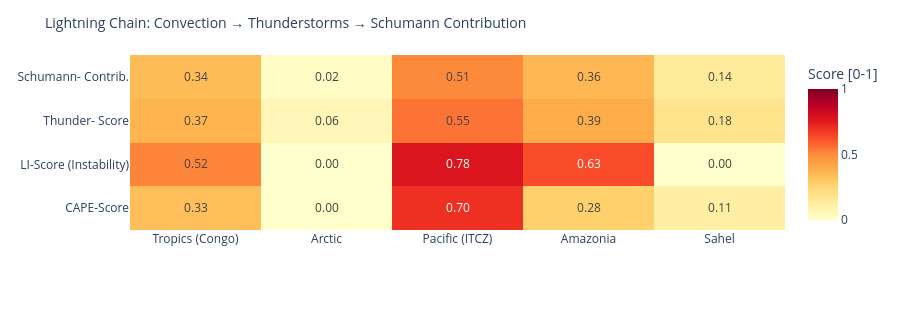

The notebook cell this image was saved under:
### Code cell
# ============================================================
# LIGHTNING CHAIN: Convection → Thunderstorms → Schumann
# Shows the causal chain per measurement point as heatmap
# ============================================================

def cape_score(v):
    """CAPE → normalized score [0,1]"""
    if v is None or pd.isna(v): return 0.0
    return min(1.0, float(v) / 3000)

def li_score(v):
    """Lifted Index: negative = unstable → score [0,1]"""
    if v is None or pd.isna(v): return 0.3
    return min(1.0, max(0.0, (-float(v) + 6) / 12))

def cloud_score(v):
    if v is None or pd.isna(v): return 0.3
    return float(v) / 100

def thunder_score(row):
    """Kombinierter Gewitterwahrscheinlichkeits-Score
    CAPE + LI + Bedeckung + WMO-Gewitter + konvektiver Niederschlag (showers)
    Hinweis: X-Ray und Kp sind kein Bestandteil – nur geomagn./solarer Kontext.
    """
    cs = cape_score(row.get('cape'))
    ls = li_score(row.get('li'))
    cl = cloud_score(row.get('cloud'))
    t  = 1.0 if row.get('thunderstorm') else 0.0
    # Convective precipitation (showers) as additional indicator
    sh = min(1.0, (row.get('showers') or 0) / 5.0)
    return round(cs * 0.30 + ls * 0.25 + cl * 0.15 + t * 0.20 + sh * 0.10, 3)

def schumann_contribution(t_score, lat):
    """Schumann contribution: higher in tropics (±30°), scaled by thunderstorm score"""
    lat_weight = max(0.3, 1.0 - abs(lat) / 60)
    return round(t_score * lat_weight, 3)

df_atm['cape_score']   = df_atm.apply(lambda r: cape_score(r['cape']), axis=1)
df_atm['li_score']     = df_atm.apply(lambda r: li_score(r['li']),    axis=1)
df_atm['thunder_score']= df_atm.apply(lambda r: thunder_score(r.to_dict()), axis=1)
df_atm['schumann_contribution'] = df_atm.apply(
    lambda r: schumann_contribution(r['thunder_score'], r['lat']), axis=1)

metrics = ['cape_score', 'li_score', 'thunder_score', 'schumann_contribution']
labels  = ['CAPE-Score', 'LI-Score\n(Instability)', 'Thunder-\nScore', 'Schumann-\nContrib.']
z_data  = [df_atm[m].tolist() for m in metrics]

fig = go.Figure(go.Heatmap(
    z=z_data,
    x=df_atm['point'].tolist(),
    y=labels,
    colorscale='YlOrRd',
    zmin=0, zmax=1,
    text=[[f'{v:.2f}' for v in row] for row in z_data],
    texttemplate='%{text}', textfont=dict(size=12),
    colorbar=dict(title='Score [0-1]')
))
fig.update_layout(
    title=dict(text='Lightning Chain: Convection → Thunderstorms → Schumann Contribution', font=dict(size=14)),
    height=310,
    plot_bgcolor='rgba(0,0,0,0)', paper_bgcolor='rgba(0,0,0,0)',
    margin=dict(l=130, r=80, t=55, b=80)
)
fig.show()

### Figure 1 — Plotly figure (JSON) as saved in the notebook; plotly's stock layout.template omitted (floating-point values rounded to 4 significant figures)
{"data": [{"colorbar": {"title": {"text": "Score [0-1]"}}, "colorscale": [[0.0, "rgb(255,255,204)"], [0.125, "rgb(255,237,160)"], [0.25, "rgb(254,217,118)"], [0.375, "rgb(254,178,76)"], [0.5, "rgb(253,141,60)"], [0.625, "rgb(252,78,42)"], [0.75, "rgb(227,26,28)"], [0.875, "rgb(189,0,38)"], [1.0, "rgb(128,0,38)"]], "text": [["0.33", "0.00", "0.70", "0.28", "0.11"], ["0.52", "0.00", "0.78", "0.63", "0.00"], ["0.37", "0.06", "0.55", "0.39", "0.18"], ["0.34", "0.02", "0.51", "0.36", "0.14"]], "textfont": {"size": 12}, "texttemplate": "%{text}", "type": "heatmap", "x": ["Tropics (Congo)", "Arctic", "Pacific (ITCZ)", "Amazonia", "Sahel"], "y": ["CAPE-Score", "LI-Score\n(Instability)", "Thunder-\nScore", "Schumann-\nContrib."], "z": [[0.3333, 0.0, 0.6967, 0.2767, 0.1133], [0.5167, 0.0, 0.775, 0.6333, 0.0], [0.366, 0.061, 0.551, 0.391, 0.182], [0.342, 0.018, 0.505, 0.358, 0.143]], "zmax": 1, "zmin": 0}], "layout": {"height": 310, "margin": {"b": 80, "l": 130, "r": 80, "t": 55}, "paper_bgcolor": "rgba(0,0,0,0)", "plot_bgcolor": "rgba(0,0,0,0)", "title": {"font": {"size": 14}, "text": "Lightning Chain: Convection → Thunderstorms → Schumann Contribution"}}}
